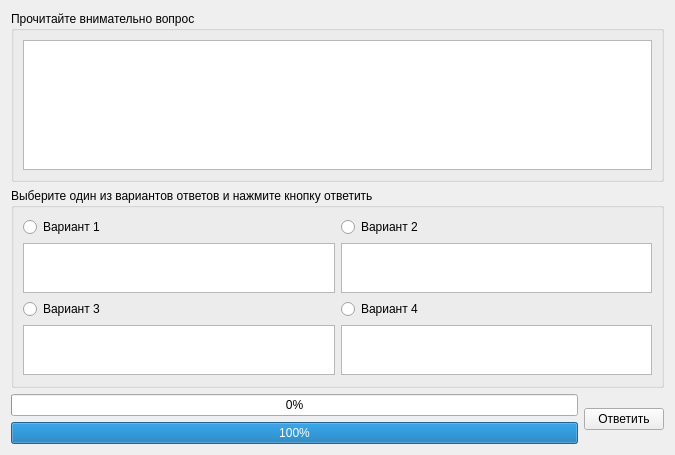
<?xml version="1.0" encoding="UTF-8"?>
<ui version="4.0">
 <class>testForm</class>
 <widget class="QWidget" name="testForm">
  <property name="geometry">
   <rect>
    <x>0</x>
    <y>0</y>
    <width>675</width>
    <height>455</height>
   </rect>
  </property>
  <property name="windowTitle">
   <string>Тестирование</string>
  </property>
  <layout class="QGridLayout" name="gridLayout_3">
   <item row="0" column="0">
    <widget class="QGroupBox" name="groupBox_2">
     <property name="title">
      <string>Прочитайте внимательно вопрос</string>
     </property>
     <layout class="QGridLayout" name="gridLayout_2">
      <item row="0" column="0">
       <widget class="QTextBrowser" name="questText"/>
      </item>
     </layout>
    </widget>
   </item>
   <item row="1" column="0">
    <widget class="QGroupBox" name="groupBox">
     <property name="maximumSize">
      <size>
       <width>16777215</width>
       <height>200</height>
      </size>
     </property>
     <property name="title">
      <string>Выберите один из вариантов ответов и нажмите кнопку ответить</string>
     </property>
     <layout class="QGridLayout" name="gridLayout">
      <item row="0" column="0">
       <widget class="QRadioButton" name="otv1Button">
        <property name="text">
         <string>Вариант 1</string>
        </property>
        <property name="autoExclusive">
         <bool>false</bool>
        </property>
       </widget>
      </item>
      <item row="0" column="1">
       <widget class="QRadioButton" name="otv2Button">
        <property name="text">
         <string>Вариант 2</string>
        </property>
        <property name="autoExclusive">
         <bool>false</bool>
        </property>
       </widget>
      </item>
      <item row="1" column="0">
       <widget class="QTextBrowser" name="otv1"/>
      </item>
      <item row="1" column="1">
       <widget class="QTextBrowser" name="otv2"/>
      </item>
      <item row="2" column="0">
       <widget class="QRadioButton" name="otv3Button">
        <property name="text">
         <string>Вариант 3</string>
        </property>
        <property name="autoExclusive">
         <bool>false</bool>
        </property>
       </widget>
      </item>
      <item row="2" column="1">
       <widget class="QRadioButton" name="otv4Button">
        <property name="text">
         <string>Вариант 4</string>
        </property>
        <property name="autoExclusive">
         <bool>false</bool>
        </property>
       </widget>
      </item>
      <item row="3" column="0">
       <widget class="QTextBrowser" name="otv3"/>
      </item>
      <item row="3" column="1">
       <widget class="QTextBrowser" name="otv4"/>
      </item>
     </layout>
    </widget>
   </item>
   <item row="2" column="0">
    <layout class="QHBoxLayout" name="horizontalLayout">
     <item>
      <layout class="QVBoxLayout" name="verticalLayout">
       <item>
        <widget class="QProgressBar" name="progress">
         <property name="maximum">
          <number>10</number>
         </property>
         <property name="value">
          <number>0</number>
         </property>
        </widget>
       </item>
       <item>
        <widget class="QProgressBar" name="time">
         <property name="maximum">
          <number>120</number>
         </property>
         <property name="value">
          <number>120</number>
         </property>
         <property name="textVisible">
          <bool>true</bool>
         </property>
        </widget>
       </item>
      </layout>
     </item>
     <item>
      <widget class="QPushButton" name="send">
       <property name="text">
        <string>Ответить</string>
       </property>
      </widget>
     </item>
    </layout>
   </item>
  </layout>
 </widget>
 <resources/>
 <connections/>
</ui>
